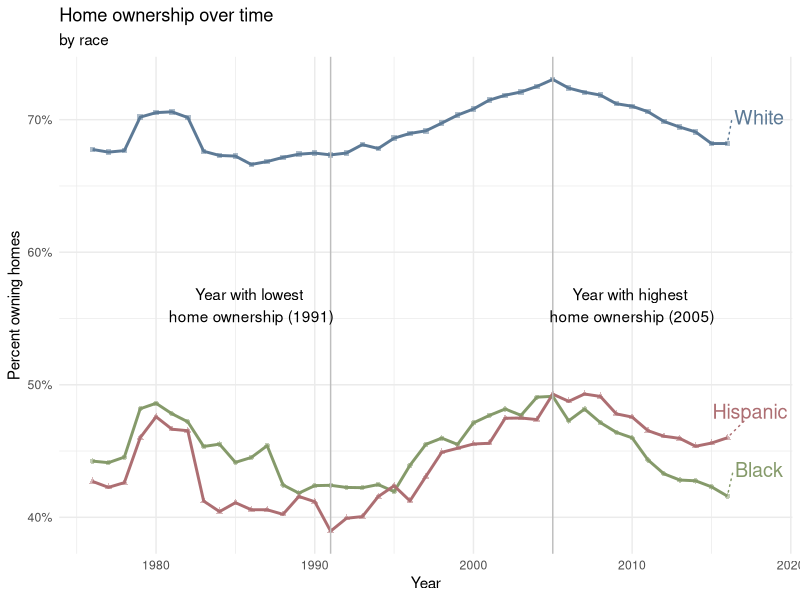
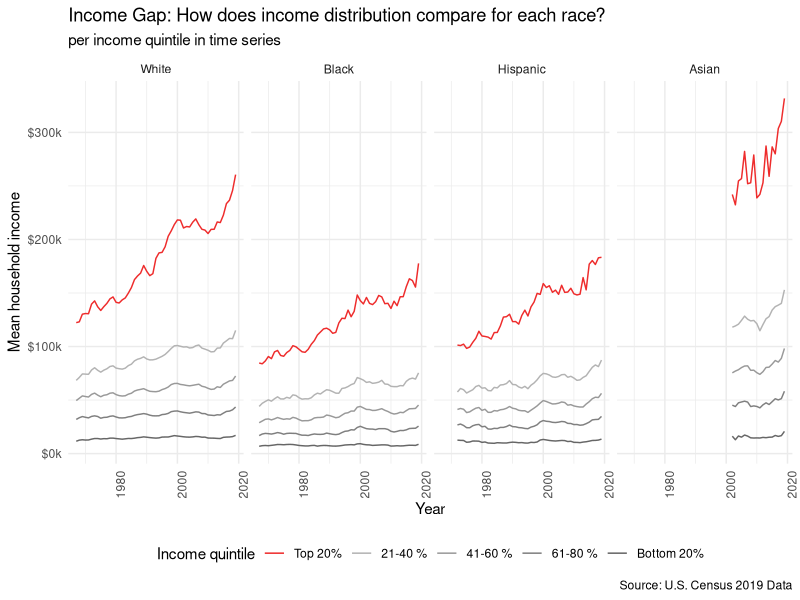
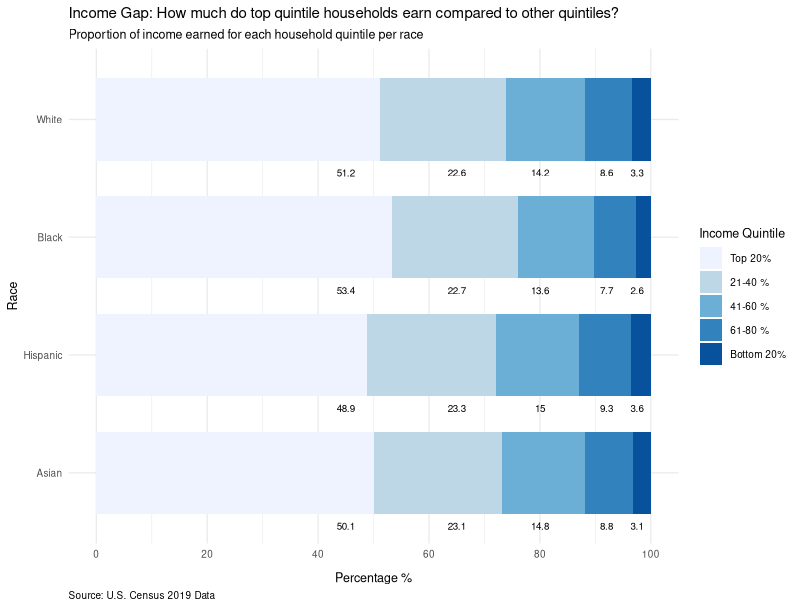
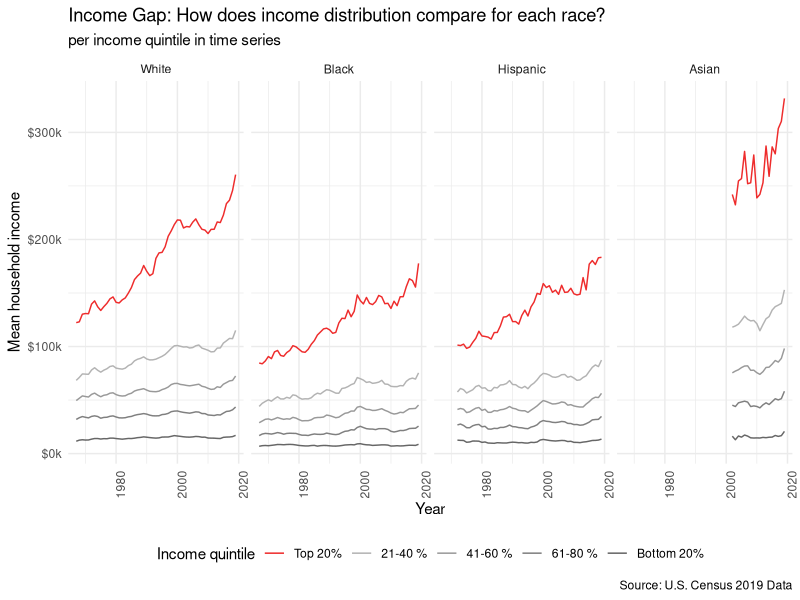
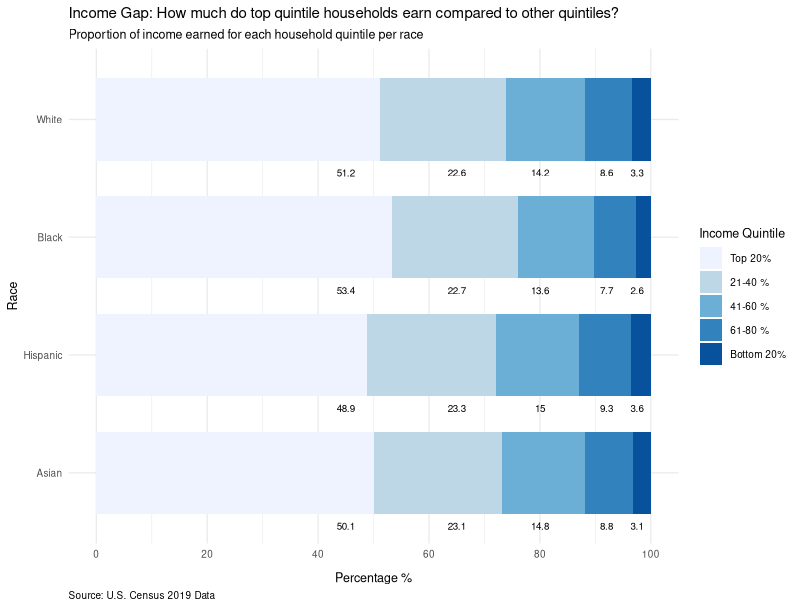

The R script that drew these images, in order:
## ---- chunk 1
knitr::opts_chunk$set(echo = TRUE)
## ---- chunk 2
library(tidyverse)
library(viridis)
library(ggrepel)
library(ggthemes)
# library(gganimate)
## ---- chunk 3
income_mean <- read_csv(file = "../data/income_mean.csv")
home_owner <- read_csv(file = "../data/home_owner.csv")
## ---- chunk 4
lowest_year <- home_owner %>%
  group_by(year) %>%
  summarize(mean_pct_unweighted = mean(home_owner_pct)) %>%
  arrange(mean_pct_unweighted) %>%
  slice(1) %>%
  pull(year)
highest_year <- home_owner %>%
  group_by(year) %>%
  summarize(mean_pct_unweighted = mean(home_owner_pct)) %>%
  arrange(desc(mean_pct_unweighted)) %>%
  slice(1) %>%
  pull(year)

last_year <- home_owner %>%
  group_by(race) %>%
  filter(year == max(year))
## ---- chunk 5
home_owner %>%
  ggplot(
    aes(x = year, y = home_owner_pct, color = race, shape = race)
  ) +
  geom_line(size = 1) +
  geom_point(alpha = 0.5, size = 1.5) +
  geom_vline(aes(xintercept = lowest_year), color = "grey") +
  geom_vline(aes(xintercept = highest_year), color = "grey") +
  annotate(geom = "text",
    x = lowest_year - 5, 
    y = 0.56,
    label = paste0("Year with lowest \nhome ownership (", lowest_year, ")"),
    color = "black"
    ) +
  annotate(
    geom = "text",
    x = highest_year + 5, 
    y = 0.56, 
    label = paste0("Year with highest \nhome ownership (", highest_year, ")"), 
    color = "black"
    ) +
  geom_text_repel(data = last_year,
                  aes(label = race),
                  direction = "y",
                  nudge_x = 2,
                  nudge_y = 0.02,
                  size = 5,
                  segment.linetype = "dotted") +
  scale_color_manual(values = c("#859a6a", "#ad6e72", "#5d7a96")) +
  scale_y_continuous(labels = scales::percent_format(scale = 100)) +
  labs(
    x = "Year",
    y = "Percent owning homes",
    color = "Race",
    shape = "Race",
    title = "Home ownership over time",
    subtitle = "by race"
  ) +
  theme_minimal() +
  theme(legend.position = "none")
## ---- chunk 6
income_mean <- income_mean %>%
  filter(!str_detect(race, "Combination"),
         !str_detect(race, "Not Hispanic"),
         !str_detect(race, "All"),
         dollar_type == "2019 Dollars",
         income_quintile != "Top 5%") %>%
  group_by(year, race, income_quintile) %>%
  summarize(income_dollars =  mean(income_dollars), 
            .groups = "drop") %>%
  mutate(race = str_remove(race, ',?\\s(.*)'),
         income_quintile = ordered(income_quintile, c("Lowest", "Second", 
                                                      "Middle", "Fourth", 
                                                      "Highest")),
      income_percentile = case_when(
        income_quintile == "Top 5%"   ~ "1st - 5th",
        income_quintile == "Highest"  ~ "Top 20%",
        income_quintile == "Fourth"   ~ "21-40 %",
        income_quintile == "Middle"   ~ "41-60 %",
        income_quintile == "Second"   ~ "61-80 %",
        income_quintile == "Lowest"   ~ "Bottom 20%"),
      income_percentile = ordered(income_percentile, 
                                  c("Bottom 20%", "61-80 %", "41-60 %", 
                                    "21-40 %", "Top 20%")),
      race = ordered(race, c("White", "Black", "Hispanic", "Asian")))
  
## ---- chunk 7
highest_perc_table <- income_mean %>%
  filter(year == 2019) %>%
  group_by(race) %>%
  transmute(income_quintile, percent = income_dollars/sum(income_dollars)) %>%
  filter(income_quintile == "Highest")
perc_21_40_perc_table <- income_mean %>%
  filter(year == 2019) %>%
  group_by(race) %>%
  transmute(income_quintile, percent = income_dollars/sum(income_dollars)) %>%
  filter(income_quintile == "Fourth")
perc_41_60_perc_table <- income_mean %>%
  filter(year == 2019) %>%
  group_by(race) %>%
  transmute(income_quintile, percent = income_dollars/sum(income_dollars)) %>%
  filter(income_quintile == "Middle")
perc_61_80_perc_table <- income_mean %>%
  filter(year == 2019) %>%
  group_by(race) %>%
  transmute(income_quintile, percent = income_dollars/sum(income_dollars)) %>%
  filter(income_quintile == "Second")
bottom_perc_table <- income_mean %>%
  filter(year == 2019) %>%
  group_by(race) %>%
  transmute(income_quintile, percent = income_dollars/sum(income_dollars)) %>%
  filter(income_quintile == "Lowest")
## ---- chunk 8

plot_2a <- income_mean %>%
  ggplot(
    aes(x = year, y = income_dollars, color = income_percentile)
  ) +
  geom_line() +
  facet_wrap(.~race, nrow = 1) +
  scale_y_continuous(labels = scales::label_number(big.mark = ",", 
                                                   scale = 0.001, 
                                                   suffix = "k",
                                                   prefix = "$")) +
  scale_color_manual(values = c("grey40", "grey50", "grey60", "grey70", 
                                "firebrick2")) +
  labs(
    title = "Income Gap: How does income distribution compare for each race?",
    subtitle = "per income quintile in time series",
    x = "Year", 
    y = "Mean household income", 
    color = "Income quintile",
    caption = "Source: U.S. Census 2019 Data"
    ) +
  theme_minimal() +
  theme(legend.position = "bottom",
        axis.text.x.bottom = element_text(angle = 90)) +
  guides(color = guide_legend(reverse = TRUE))

plot_2a

ggsave("plot_2a.png")
## ---- chunk 9

plot_2b <- income_mean %>%
  filter(year == 2019) %>%
  ggplot(
    aes(x = income_dollars,
        y = reorder(race, desc(race)))
    ) + 
  geom_bar(
    position = "fill", 
    stat = "identity", 
    aes(fill = income_percentile),
    width = 0.7
    ) +
  geom_text(
    data = highest_perc_table, 
    aes(y = race, 
        label = paste0(round(percent, 3)*100)),
        x = 0.45, size = 2.5,
        color = "black",
        nudge_x = 0, nudge_y = -0.45) +
  geom_text(
    data = perc_21_40_perc_table, 
    aes(y = race, 
        label = paste0(round(percent, 3)*100)),
        x = 0.65, size = 2.5,
        color = "black",
        nudge_x = 0, nudge_y = -0.45) +
  geom_text(
    data = perc_41_60_perc_table, 
    aes(y = race, 
        label = paste0(round(percent, 3)*100)),
        x = 0.80, size = 2.5,
        color = "black",
        nudge_x = 0, nudge_y = -0.45) +
  geom_text(
    data = perc_61_80_perc_table, 
    aes(y = race, 
        label = paste0(round(percent, 3)*100)),
        x = 0.92, size = 2.5,
        color = "black",
        nudge_x = 0, nudge_y = -0.45) +
  geom_text(
    data = bottom_perc_table, 
    aes(y = race, 
        label = paste0(round(percent, 3)*100)),
        x = 0.975, size = 2.5,
        color = "black",
        nudge_x = 0, nudge_y = -0.45) +
  scale_fill_brewer(type = "seq", palette = "Blues", direction = -1) +
  labs(
    title = "Income Gap: How much do top quintile households earn compared to other quintiles?",
    subtitle = "Proportion of income earned for each household quintile per race",
    x = "Percentage %", 
    y = "Race", 
    fill = "Income Quintile",
    caption = "Source: U.S. Census 2019 Data"
    ) +
  scale_colour_viridis_d() +
  scale_x_continuous(labels = scales::label_number(big.mark = ",", 
                                                   scale = 100, 
                                                   suffix = "",
                                                   prefix = ""),
                     breaks = seq(-0.2, 1.2, 0.2)) +
  # scale_x_continuous(labels = scales::percent_format(scale = 100)) +
  theme_minimal(base_size = 10) +
  theme(text = element_text(size = 9),
        axis.title.x = element_text(vjust = -2),
        plot.caption = element_text(vjust = -3, hjust = 0)) +
  guides(fill = guide_legend(reverse = TRUE))

plot_2b

ggsave("plot_2b.png")
